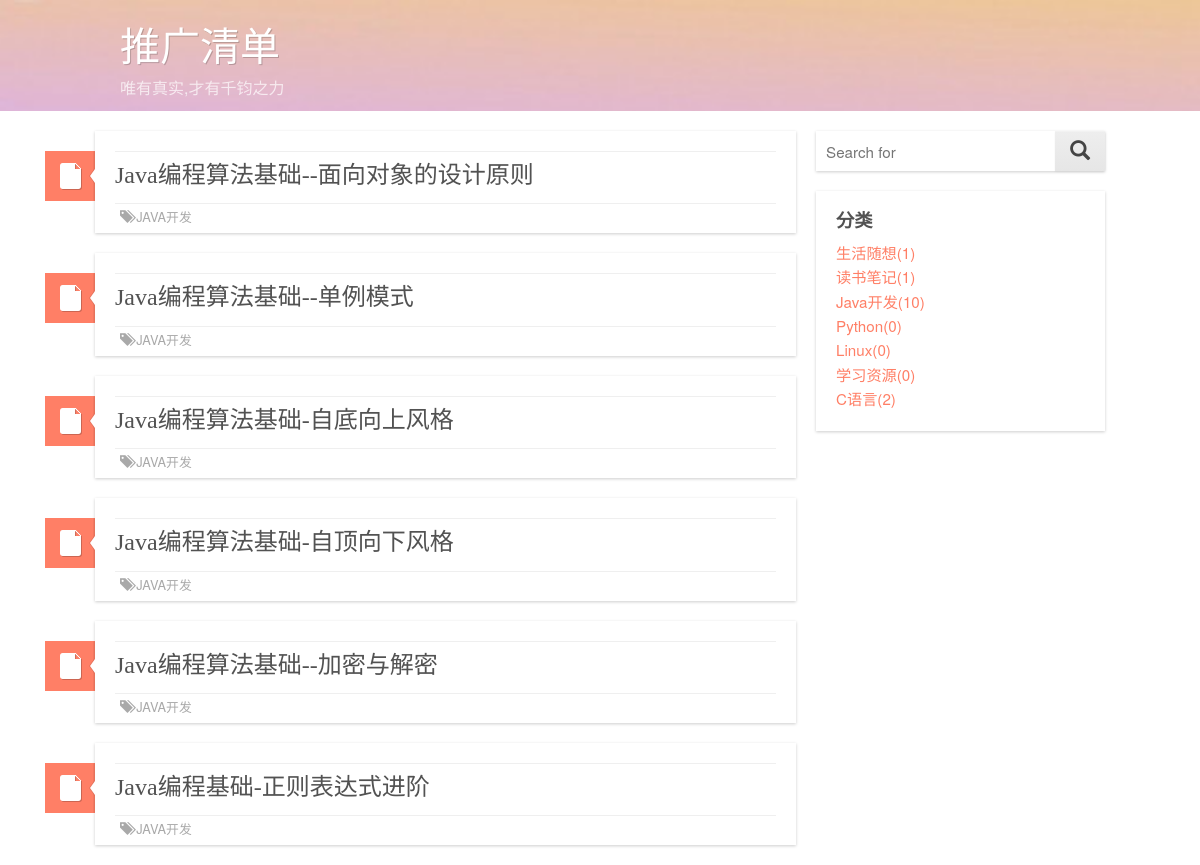
/articleClassfi/Java开发/, run on the app's committed database.
### article/models.py (models this page shows, shortened)
class Article(models.Model):  # 文章
	title = models.CharField(max_length=100)
	author = models.ForeignKey(Author)
	tags = models.ManyToManyField(Tag, blank=True)  # 标签
	classification = models.ForeignKey(Classification)  # 分类
	content = models.TextField(blank=True, null=True)
	publish_time = models.DateTimeField(auto_now_add=True)
	count = models.IntegerField(default=0)  # 文章点击数,但未实现统计文章点击数的功能
	objects = models.Manager()  # 默认的管理器
	date_list = ArticleManager()  # 自定义的管理器
	@models.permalink
	def get_absolute_url(self):
		return ('detail', (), {
			'id': self.id})
	class Meta:  # 按时间下降排序
		ordering = ['-publish_time']

class Classification(models.Model):
	name = models.CharField(max_length=25)
	objects = models.Manager()  # 默认的管理器
	class_list = ClassManager()  # 自定义的管理器
	def __unicode__(self):
		return self.name

### article/models.py (called while the page is built)
	def get_Tag_list(self):  # 返回文章标签列表, 每个标签以及对应的文章数目
		tags = Tag.objects.all()  # 获取所有标签
		tag_list = []
		for i in range(len(tags)):
			tag_list.append([])
		for i in range(len(tags)):
			temp = Tag.objects.get(name=tags[i])  # 获取当前标签
			posts = temp.article_set.all()  # 获取当前标签下的所有文章
			tag_list[i].append(tags[i].name)
			tag_list[i].append(len(posts))
		return tag_list

	def __unicode__(self):
		return self.name

	def get_Class_list(self):  # 返回文章分类列表, 每个分类以及对应的文章数目
		classf = Classification.objects.all()  # 获取所有的分类
		class_list = []
		for i in range(len(classf)):
			class_list.append([])
		for i in range(len(classf)):
			temp = Classification.objects.get(name=classf[i])  # 获取当前分类
			posts = temp.article_set.all()  # 获取当前分类下的所有文章
			class_list[i].append(classf[i])
			class_list[i].append(len(posts))
		return class_list

	def get_Article_onDate(self):  # 实现文章的按月归档, 返回 月份以及对应的文章数  如: [[2015.5,5],[2015.4,5]] ,
		post_date = Article.objects.dates('publish_time', 'month')
		date_list = []
		for i in range(len(post_date)):
			date_list.append([])
		for i in range(len(post_date)):
			curyear = post_date[i].year
			curmonth = post_date[i].month
			tempArticle = Article.objects.filter(publish_time__year=curyear).filter(publish_time__month=curmonth)
			tempNum = len(tempArticle)
			date_list[i].append(post_date[i])
			date_list[i].append(tempNum)
		return date_list

### article/views.py (called while the page is built)
def classfiDetail(request, classfi):
	is_classfi = True
	temp = Classification.objects.get(name=classfi)  # 获取全部的Article对象
	articles = temp.article_set.all()
	paginator = Paginator(articles, 6)
	page_num = request.GET.get('page')
	try:
		articles = paginator.page(page_num)
	except PageNotAnInteger:
		articles = paginator.page(1)
	except EmptyPage:
		articles = paginator.page(paginator.num_pages)
	classification = Classification.class_list.get_Class_list()
	tagCloud = json.dumps(Tag.tag_list.get_Tag_list(), ensure_ascii=False)  # 标签,以及对应的文章数目
	date_list = Article.date_list.get_Article_onDate()
	return render_to_response('blog/index.html',
	                          locals(),
	                          context_instance=RequestContext(request))

### templates/blog/index.html (shortened to what this page needs)
{% extends "base.html" %}
{% block content %}
	<div id="content">
		{% if error %}
			<h2>暂无相关清单</h2>
		{% else %}
			{% for article in articles %}
				<div class="archive">
					<div id="archives">
						<header class="entry-header">
							<div class="entry-info">
							</div>
							<h1 class="entry-title">
								<a href="{{ article.get_absolute_url }}" rel="bookmark">
									{{ article.title }}</a></h1>
							<div class="post-format-indicator">
								<a class="entry-format" href="{{ article.get_absolute_url }}"></a>
							</div>
						</header>
						<footer class="entry-meta">
		<span class="entry-categories">
                        <span class="glyphicon glyphicon glyphicon-tags" aria-hidden="true"></span>
			<a href="{% url 'classfiDetail' classfi=article.classification %}"
			   rel="category">{{ article.classification }}</a>
		</span>
						</footer>
					</div>
				</div>
			{% endfor %}
		{% endif %}
	</div>
	<aside id="sidebar-primary" role="complementary">
		{% include "blog/_side.html" %}
	</aside>
{% endblock %}

### templates/blog/_side.html (shortened to what this page needs)
<section id="search" class="widget widget_search">
	<form role="search" method="get" class="search-form" action="{% url 'home' %}">
		<input value="" name="s" class="s query" placeholder="Search for" type="text">
		<button type="submit" class="search-submit"><span style="font-size:20px" class="glyphicon glyphicon-search"
		                                                  aria-hidden="true"></span></button>
	</form>
</section>
{% if classification %}
<section id="categories" class="widget widget_categories">
	<h3 class="widget-title">分类</h3>
	<ul>
		{% if classification %}
			{% for x,y in classification %}
				<li><a href="{% url 'classfiDetail' classfi=x %}">{{ x }}({{ y }})</a></li>
			{% endfor %}
		{% endif %}
	</ul>
</section>
{% endif %}

### data on the page
Article: title "Java编程算法基础--面向对象的设计原则", classification "JAVA开发"
Article: title "Java编程算法基础--单例模式", classification "JAVA开发"
Article: title "Java编程算法基础-自底向上风格", classification "JAVA开发"
Article: title "Java编程算法基础-自顶向下风格", classification "JAVA开发"
Article: title "Java编程算法基础--加密与解密", classification "JAVA开发"
Article: title "Java编程基础-正则表达式进阶", classification "JAVA开发"
Classification: name "生活随想", id "1"
Classification: name "读书笔记", y "1"
Classification: name "Java开发", y "10"
Classification: name "Python", y "0"
Classification: name "Linux", y "0"
Classification: name "学习资源", y "0"
Classification: name "C语言", y "2"
